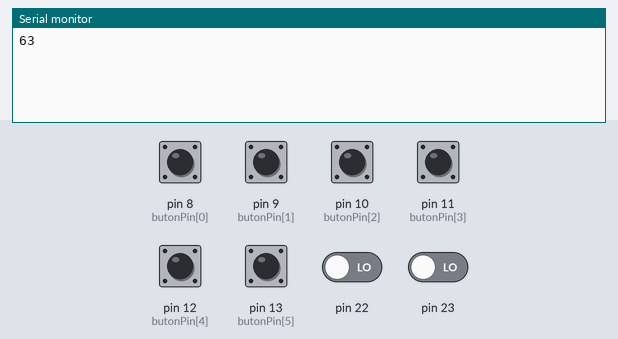
The sketch below on a simulated Arduino Uno, built with avr-gcc and run on an emulated ATmega328P. Parts: the last lines printed to the serial monitor. Inputs (shaded band) come from the test bench; at power-on: pin 8 (butonPin[0]), pin 9 (butonPin[1]), pin 10 (butonPin[2]), pin 11 (butonPin[3]), pin 12 (butonPin[4]), pin 13 (butonPin[5]) HIGH, pin 22, pin 23 LOW.

Above: at 1.2 s.
1.3 s: pin 8 (butonPin[0]) pulled LOW for 0.15 s
At 2.0 s:
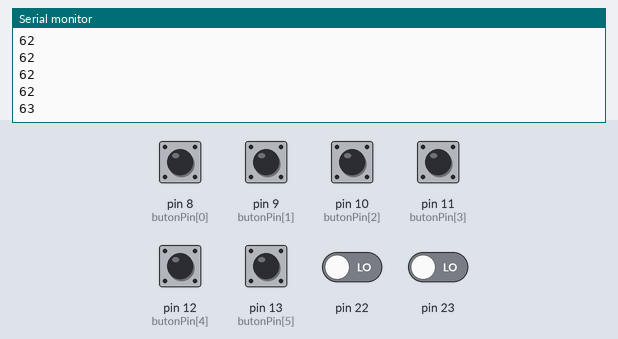
2.9 s: pin 9 (butonPin[1]) pulled LOW for 0.15 s
At 4.2 s:
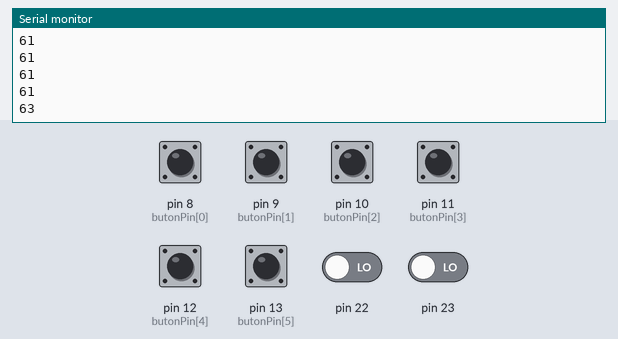
4.5 s: pin 10 (butonPin[2]) pulled LOW for 0.15 s
At 5.6 s:
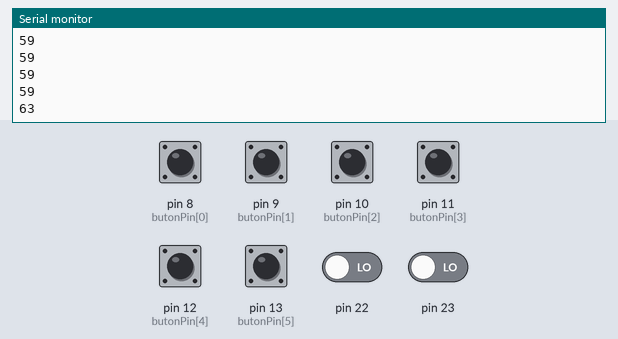
6.1 s: pin 11 (butonPin[3]) pulled LOW for 0.15 s
At 6.8 s:
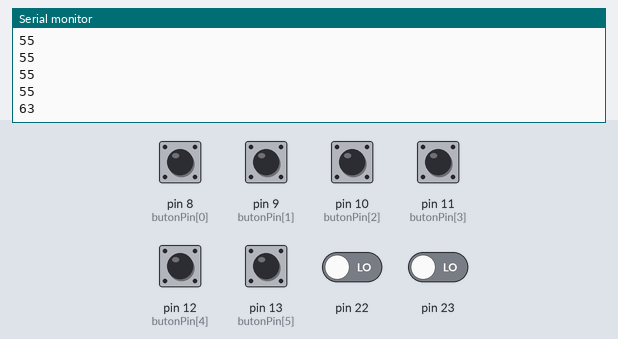
7.7 s: pin 12 (butonPin[4]) pulled LOW for 0.15 s
At 9.0 s:
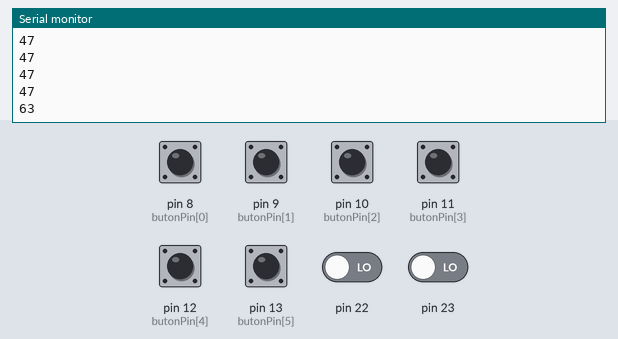
9.3 s: pin 13 (butonPin[5]) pulled LOW for 0.15 s
At 10.4 s:
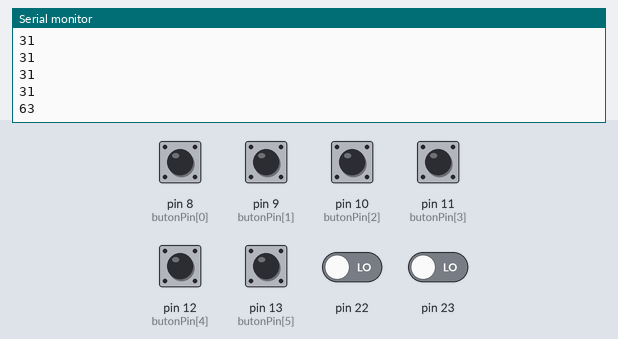
Timing chart, 0 to 11.9 s (numbered marks = the images above; inputs shaded):
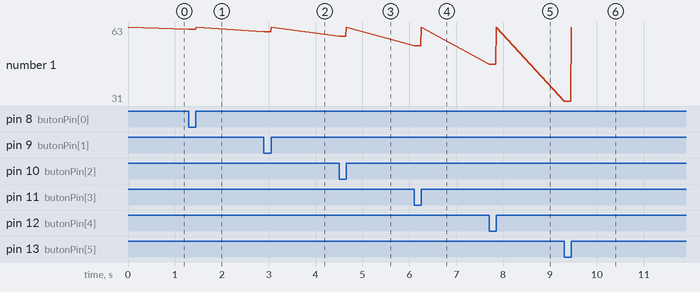

The sketch:

SeriPort_ButonGonder.ino
```cpp
#define BUTON_ADET 6
int butonPin[]={8,9,10,11,12,13};

//SENT tuşlara bastıktan sonra en son 63 göndermek için kullanılır.
//(INPUT_PULLUP 111111==63)
boolean SENT=false;

void setup()
{
  Serial.begin(9600);
  for (int i=0;i<BUTON_ADET;i++) {
    pinMode(butonPin[i], INPUT_PULLUP);
  }
}
void loop() {

  //hiçbir düğme basılıdı değilse (INPUT_PULLUP dikkat 111111=63)
  //ve 63 verisi gönderilmediyse
  // düğmelere basmayı bıraktıktan sonra
  //1 kere 63 gönder
  if ((PINB==63) && (!SENT)) {
    Serial.println(63);
    SENT=true;
  }

  //eğer düğmelere basılıysa gönder (INPUT_PULLUP 111010<63)
  //düğmelere basılmıyorsa boşuna veri gönderme
  if(PINB<63) {
    Serial.println(PINB);
    SENT=false;
    delay(10);
  }
}
```

Measured:
- after the input at 1.3 s, the serial monitor: prints a new line at once (image 1)
- after the input at 2.9 s, the serial monitor: prints a new line at once (image 2)
- after the input at 4.5 s, the serial monitor: prints a new line at once (image 3)
- after the input at 6.1 s, the serial monitor: prints a new line at once (image 4)
- after the input at 7.7 s, the serial monitor: prints a new line at once (image 5)
- after the input at 9.3 s, the serial monitor: prints a new line at once (image 6)
